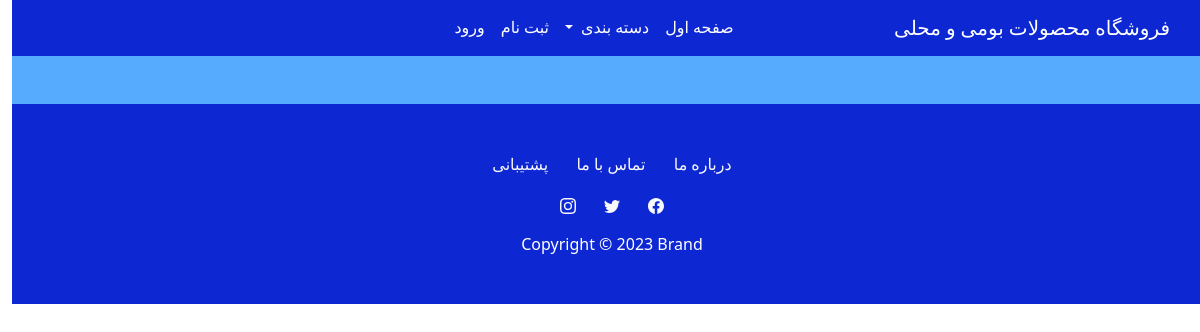
Page /Products/2/ on the earlier database version.
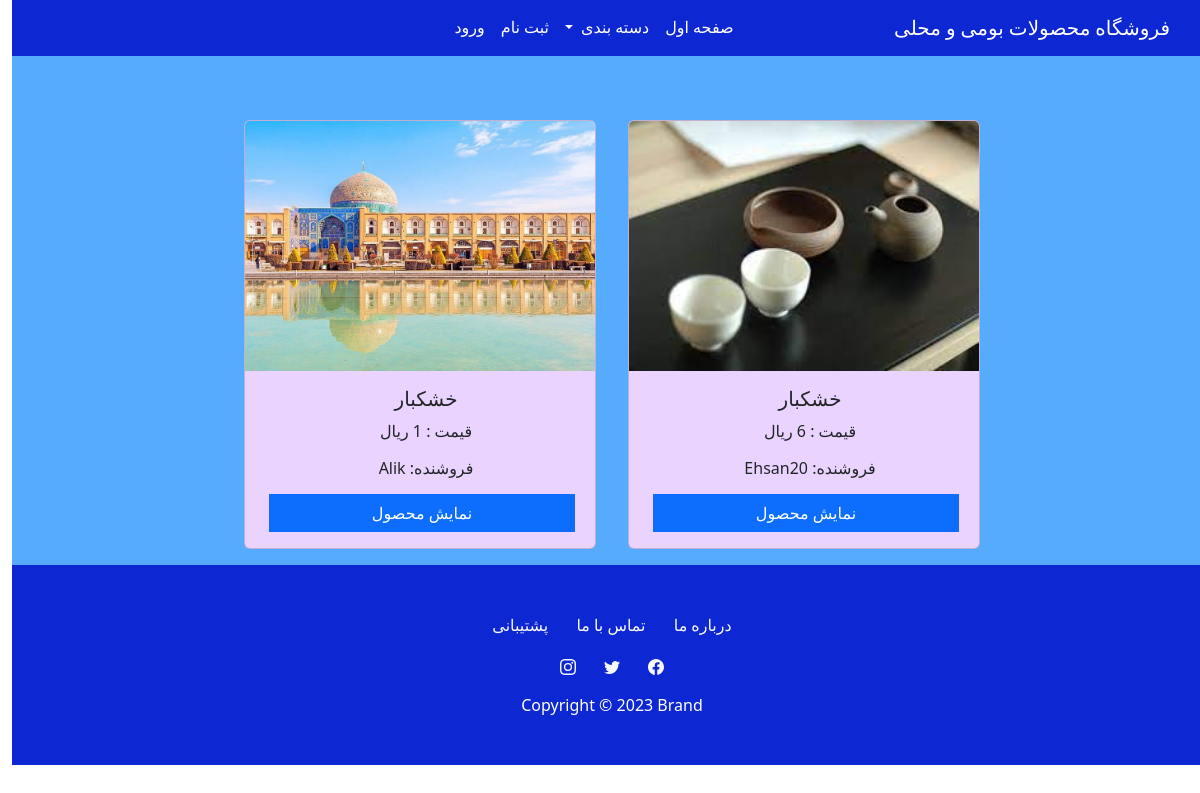
Same page on the later database version.
### Seller/models.py (models this page shows)
class Product(models.Model):
    User = models.ForeignKey(User,on_delete=models.CASCADE,null=True)
    Title = models.CharField(max_length=255,null=True)
    Description = models.CharField(max_length=300,null=True)
    category=models.ForeignKey(Category,on_delete=models.CASCADE,null=True)
    Qty = models.PositiveSmallIntegerField(null=True)
    Qtysell = models.PositiveSmallIntegerField(null=True)
    Price = models.PositiveBigIntegerField(null=True)
    Image = models.ImageField(upload_to=user_directory_path,null=True)

### Core/views.py (the view)
# urls.py: path('Products/<int:ctid>/',views.Showproduct,name='Products'),
def Showproduct(request,ctid):
    pr=Product.objects.filter(category=ctid)
    return render(request,'Product.html',{'pr':pr})

### Templates/Product.html (shortened to what this page needs)
{% extends 'Base.html' %}
{% block content %}
<div class="row text-center container-fluid pt-5 justify-content-center ms-0" style="background-color: rgb(86, 171, 255);">
    {% for p in pr %}
        <div class="card m-3" style="width: 22rem;padding-right: unset;background-color: rgb(234, 212, 255);">
            <div style="width: 350px; height: 250px;">
                <img src="{{ p.Image.url }}" class="card-img-top h-100 w-100" alt="...">
            </div>
            <div class="card-body">
              <h5 class="card-title">{{ p.Title }}</h5>
              <p class="card-text"> قیمت : {{ p.Price }} ریال</p>
              <h6 class="card-text">فروشنده: {{ p.User }} </h6>
              <div class="text-center mt-3"><a href="{% url 'ProductDetail' p.id %}" class="btn btn-primary sharp rounded-0 w-100 ms-1" type="button">نمایش محصول</a></div>
            </div>
          </div>
      {% endfor %}
</div>
{% endblock %}

Differences in the rows shown:
added Product: Image (picture), Title "خشکبار", Price "6", User "Ehsan20"
added Product: Image (picture), Title "خشکبار", Price "1", User "Alik"
